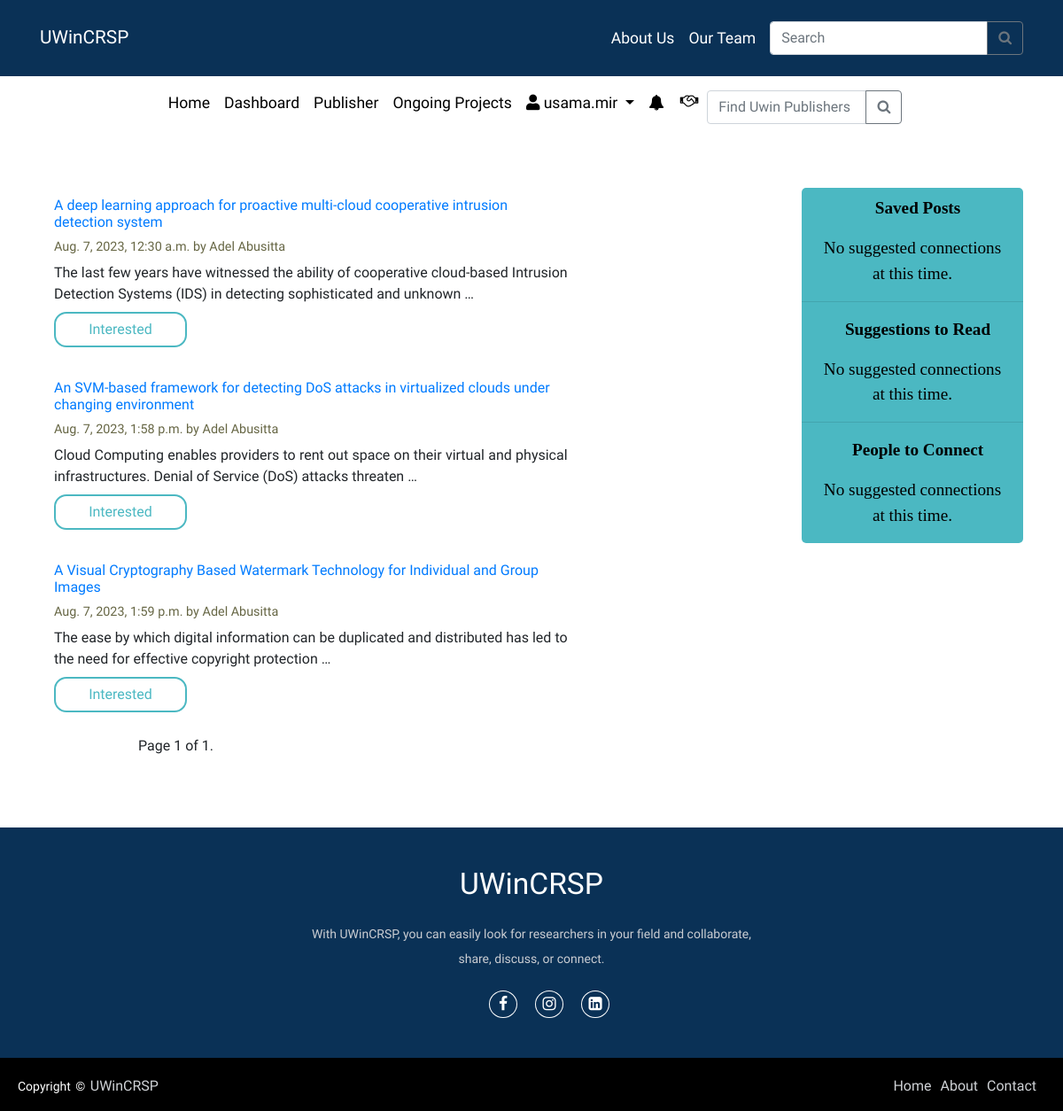
/account/on_project/ (signed in), run on the app's committed database.
### accounts/models.py (models this page shows)
class Post(models.Model):
    title = models.CharField(max_length=200)
    authors = models.CharField(max_length=200)
    keywords = models.CharField(max_length=200, blank=True)
    skills = models.ManyToManyField('Skill')
    abstract = models.CharField(max_length=2000)
    paper = models.FileField(upload_to='papers/')
    allow_downloading = models.BooleanField(default=False)
    created_at = models.DateTimeField(auto_now_add=True)
    updated_at = models.DateTimeField(auto_now=True)
    published_on = models.DateTimeField(auto_now_add=True)
    uploaded_by = models.ForeignKey(User, on_delete=models.CASCADE)
    views = models.IntegerField(default=0)
    on_project = models.BooleanField(default=False)
    interested_users = models.ManyToManyField(User, related_name='interested_posts', blank=True)

### accounts/views.py (the view)
# urls.py: path('on_project/', views.on_project, name='on_project'),
@login_required(login_url='login')
def on_project(request):
    queryset = Post.objects.filter(on_project=True)
    paginator = Paginator(queryset, 4)  # Show 4 ongoing project posts per page
    page = request.GET.get('page')
    try:
        paginated_posts = paginator.page(page)
    except PageNotAnInteger:
        paginated_posts = paginator.page(1)
    except EmptyPage:
        paginated_posts = paginator.page(paginator.num_pages)
    context = {'paginated_posts': paginated_posts}
    return render(request, 'on_going.html', context)

### accounts/templates/on_going.html (shortened to what this page needs)
{% extends 'base.html' %}
{% load interest_tags %}
{% block content %}
    <div class="container mt-5">
      <div class="sidenav" style="font-family: 'Playfair Display SC', serif; font-size: 1.2rem; color: black">
    <div class="post">
        <h2 class="text-center pt-2" style="color: black"><b>Saved Posts</b></h2>
           {% if savedlist %}
               {% for savedpost in savedlist %}
                   <ul>
                        <li class="list-group-item text-center"><a href="{% url 'posts' suggested.id %}">{{ suggested.title }}</a></li>
                   </ul>
                {% endfor %}
            {% else %}
                    <p class="m-3 text-center">No suggested connections at this time.</p>
            {% endif %}
    </div>
<hr>
    <div class="suggest">
        <h2 class="text-center" style="color: black"><b>Suggestions to Read</b></h2>
         {% if suggestedpost %}
            {% for suggested in suggestedpost %}
                <ul>
                    <li class="list-group-item text-center"><a href="{% url 'posts' suggested.id %}">{{ suggested.title }}</a></li>
                </ul>
            {% endfor %}
        {% else %}
                <p class="m-3 text-center"> No suggested connections at this time.</p>
        {% endif %}
    </div>
<hr>
    <div class="people">
        <h2 class="text-center" style="color: black"><b>People to Connect</b></h2>
          {% if suggestions %}
            {% for user in suggestions %}
                <ul>
                    <li class="list-group-item text-center"><a href="{% url 'profile' user.username %}">{{ user.username }}</a></li>
                </ul>
            {% endfor %}
          {% else %}
                <p class="m-3 text-center"> No suggested connections at this time.</p>
         {% endif %}
    </div>
    </div>
{% for post in paginated_posts %}
    <div class="content">
        <a href="{% url 'posts' post.id %}"><h1 class="post_title">{{ post.title }}</h1></a>
        <div class="descr">{{ post.published_on }} by {{ post.uploaded_by.first_name }}&nbsp;{{ post.uploaded_by.last_name }}</div>
        <p class="abstract">{{ post.abstract|truncatewords:20 }}
       {% if user.is_authenticated %}
    {% if user in post.interested_users.all %}
        <p class="text-success">You have shown interest in this post.</p>
    {% else %}
        {% if user == post.uploaded_by %}
            <p class="text-muted">You cannot show interest in your own post.</p>
        {% else %}
            <button class="btn btn-primary btn-block rounded-pill mt-2" style="width: 150px; border-radius: 14px; background: transparent; color: #4bb8c2; border-width: 2px; border-style: solid; border-color: #4bb8c2; transition: 0.08s ease-in;
              -o-transition: 0.08s ease-in;
              -ms-transition: 0.08s ease-in;
              -moz-transition: 0.08s ease-in;
              -webkit-transition: 0.08s ease-in;" onclick="expressInterest({{ post.id }})" data-express-url="{% url 'express_interest' post.id %}">Interested</button>
        {% endif %}
    {% endif %}
{% else %}
    <p class="text-muted">Please log in to express interest.</p>
{% endif %}
        </p>
    </div>
{% empty %}
    <p>No posts yet!</p>
{% endfor %}
<div class="center">
<div class="pagination">
    <span class="step-links">
        <span class="current">
            Page {{ paginated_posts.number }} of {{ paginated_posts.paginator.num_pages }}.
        </span>
    </span>
</div>
</div>
</div>
{% endblock %}

### accounts/templates/base.html (shortened to what this page needs)
{% load static %}
<!DOCTYPE html>
<html lang="en">
<head>
    <link
            rel="stylesheet"
            href="https://maxcdn.bootstrapcdn.com/bootstrap/4.0.0/css/bootstrap.min.css"
    />
    <link
            rel="stylesheet"
            href="https://use.fontawesome.com/releases/v5.8.2/css/all.css"
    />
    <link rel="stylesheet" href="https://cdnjs.cloudflare.com/ajax/libs/font-awesome/4.7.0/css/font-awesome.min.css"/>
    <link rel='stylesheet' href='https://cdn.jsdelivr.net/npm/bootstrap-icons@1.7.2/font/bootstrap-icons.css'>
    <link rel="stylesheet" href = "{% static 'css/basestyle.css' %}">
</head>
<body>
<nav class="navbar navbar-expand-md navbar-dark navbar-fixed-top sticky-top">
    <div class="container">
        <a class="navbar-brand" href="{% url 'index' %}">UWinCRSP</a>
        <div class="collapse navbar-collapse justify-content-end" id="navbarNav">
            <ul class="navbar-nav">
                    <li class="nav-item">
                        <a class="nav-link custom-color" href="{% url 'aboutUs' %}">About Us</a>
                    </li>
                    <li class="nav-item">
                        <a class="nav-link custom-color" href="#team">Our Team</a>
                    </li>
            </ul>&nbsp;&nbsp;
              <form method="post" action="{% url 'post_search' %}">
                <div class="input-group mb-3 mt-3" style="max-width: 1000px;">
                    <input class="form-control" value="{{ query }}" type="search" name="searched" placeholder="Search"
                           aria-label="Search">
                    <div class="input-group-append">
                        <button class="btn btn-outline-secondary my-2 my-sm-0" type="submit"><i class="fa fa-search"></i></button>
                    </div>
                </div>
             </form>
        </div>
    </div>
</nav>
<div class="navigation">
<nav class="navbar navbar-expand-lg navbar-light bg-white">
  <div class="collapse navbar-collapse justify-content-center mx-auto" id="navbarSupportedContent">
    <ul class="navbar-nav mr-auto text-center">
        {% if user.is_authenticated %}
      <li class="nav-item active">
        <a class="nav-link" href="{% url 'index' %}">Home<span class="sr-only">(current)</span></a>
      </li>
      <li class="nav-item">
        <a class="nav-link" href="{% url 'dashboard' %}">Dashboard</a>
      </li>
        <li class="nav-item">
        <a class="nav-link" href="{% url 'profile_' %}">Publisher</a>
      </li>
        <li class="nav-item">
        <a class="nav-link" href="{% url 'on_project' %}">Ongoing Projects</a>
      </li>
      <li class="nav-item dropdown">
        <a class="nav-link dropdown-toggle" href="#" id="navbarDropdown" role="button" data-toggle="dropdown" aria-haspopup="true" aria-expanded="false">
          <i class="fas fa-user"></i> {{ user.username }}
        </a>
      </li>
      <li class="nav-item">
        <a class="nav-link notification-icon" href="#" onclick="fetchNotifications()"><i class="fa fa-bell mt-1"></i></a>
      </li>
            <li>
                 <div class="notification-icon">
                        <a href="#" onclick="sendCollaborationRequest({{ post.id }}, '{{ post.user.username }}')">
                            <i class="fa fa-handshake-o" aria-hidden="true"></i>
                        </a>
                    </div>&nbsp;&nbsp;
            </li>
    </ul>
    <form method="post" action="{% url 'search_publishers_' %}">
                    <div class="input-group mb-3 mt-2" style="width: 220px;">
                        <input class="form-control" type="search" name="searched" placeholder="Find Uwin Publishers"
                               aria-label="Search">
                        <div class="input-group-append">
                            <button class="btn btn-outline-secondary my-2 my-sm-0" type="submit"><i class="fa fa-search"></i></button>
                        </div>
                    </div>
                </form>
    {% endif %}
  </div>
</nav>
</div>
<div>
    {% block content %}
    {% endblock %}
</div>
    <footer>
      <div class="footer-content">
        <h3>UWinCRSP</h3>
        <p>With UWinCRSP, you can easily look for researchers in your field and collaborate, share, discuss, or connect.</p>
        <ul class="socials">
            <li><a href="https://www.facebook.com/UWindsor"><i class="fa fa-facebook"></i></a></li>
            <li><a href="https://instagram.com/uwindsor?igshid=MzRlODBiNWFlZA=="><i class="fa fa-instagram"></i></a></li>
            <li><a href="https://www.linkedin.com/school/uwindsor/"><i class="fa fa-linkedin-square"></i></a></li>
        </ul>
    </div>
    <div class="footer-bottom">
        <p>copyright &copy; <a href="#">UWinCRSP</a>  </p>
                <div class="footer-menu">
                  <ul class="f-menu">
                    <li><a href="">Home</a></li>
                    <li><a href="">About</a></li>
                    <li><a href="">Contact</a></li>
                  </ul>
                </div>
    </div>
    </footer>
</body>
</html>

### accounts/static/css/basestyle.css (style rules this page uses)
body { overflow-x: hidden; font-family: 'Ubuntu', sans-serif; }
.navbar { background-color: #012950f5; }
.navbar-brand { font-size: 1.3rem; }
.nav-link { color: black !important; font-size: 1.1rem; }
.custom-color { color: white !important; font-size: 1.1rem; }
footer { margin: 0; padding: 0; box-sizing: border-box; position: relative; top: 80px; bottom: 0; left: 0; right: 0; background: #012950f5; height: auto; width: 100vw; padding-top: 40px; color: #fff; }
.footer-content { display: flex; align-items: center; justify-content: center; flex-direction: column; text-align: center; }
.footer-content h3 { font-size: 2.1rem; font-weight: 500; text-transform: capitalize; line-height: 3rem; }
.footer-content p { max-width: 500px; margin: 10px auto; line-height: 28px; font-size: 14px; color: #cacdd2; justify-content: center; text-align: center; }
.socials { list-style: none; display: flex; align-items: center; justify-content: center; margin: 1rem 0 3rem 0; }
.socials li { margin: 0 10px; }
.socials a { text-decoration: none; color: #fff; border: 1.1px solid white; padding: 5px; border-radius: 50%; }
.socials a i { font-size: 1.1rem; width: 20px; transition: color .4s ease; }
.footer-bottom { background: #000; width: 100vw; padding: 20px; padding-bottom: 40px; text-align: center; }
.footer-bottom p { float: left; font-size: 14px; word-spacing: 2px; text-transform: capitalize; }
.footer-bottom p a { color: #cfd2d6; font-size: 16px; text-decoration: none; }
.footer-menu { float: right; }
.footer-menu ul { display: flex; }
.footer-menu ul li { padding-right: 10px; display: block; }
.footer-menu ul li a { color: #cfd2d6; text-decoration: none; }
a { transition: all 0.3s; }
button { transition: all 0.2s; }
p { text-justify: auto; text-align: justify; }
.notification-icon { position: relative; }
.notification-icon a { color: black; text-decoration: none; display: flex; align-items: center; justify-content: center; padding: 10px; }
.sidenav { float: right; width: 250px; background: #4bb8c2; height: auto; border-radius: 5px; }
.sidenav h2 { color: #5A5A43; font-size: 1em; line-height: 30px; margin: 0; padding-left: 12px; }
.content { display: inline-block; width: calc(100% - 250px); vertical-align: top; margin: 10px 0; padding: 0 16px; }
.content .descr { color: #664; font-size: 0.9em; margin-bottom: 6px; }
.pagination { margin-left: 10%; }
.abstract { width: 70%; }
.post_title { font-size: 1rem; width: 70%; }
li { list-style: none; }

### accounts/templates/base.html (style rules this page uses)
.navigation { display: flex; justify-content: center; align-items: center; height: 100%; }

### data on the page
Post: title "A deep learning approach for proactive multi-cloud cooperative intrusion detection system", published_on "Aug. 7, 2023, 12:30 a.m.", uploaded_by.first_name "Adel", uploaded_by.last_name "Abusitta", abstract "The last few years have witnessed the ability of cooperative cloud-based Intrusion Detection Systems (IDS) in detecting sophisticated and unknown …", {{ post.id }} 1 (drawn)
Post: title "An SVM-based framework for detecting DoS attacks in virtualized clouds under changing environment", published_on "Aug. 7, 2023, 1:58 p.m.", uploaded_by.first_name "Adel", uploaded_by.last_name "Abusitta", abstract "Cloud Computing enables providers to rent out space on their virtual and physical infrastructures. Denial of Service (DoS) attacks threaten …", {{ post.id }} 2 (drawn)
Post: title "A Visual Cryptography Based Watermark Technology for Individual and Group Images", published_on "Aug. 7, 2023, 1:59 p.m.", uploaded_by.first_name "Adel", uploaded_by.last_name "Abusitta", abstract "The ease by which digital information can be duplicated and distributed has led to the need for effective copyright protection …"

### other printed values
{{ user.username }} "usama.mir"
{{ paginated_posts.number }} "1"
{{ paginated_posts.paginator.num_pages }} "1"
